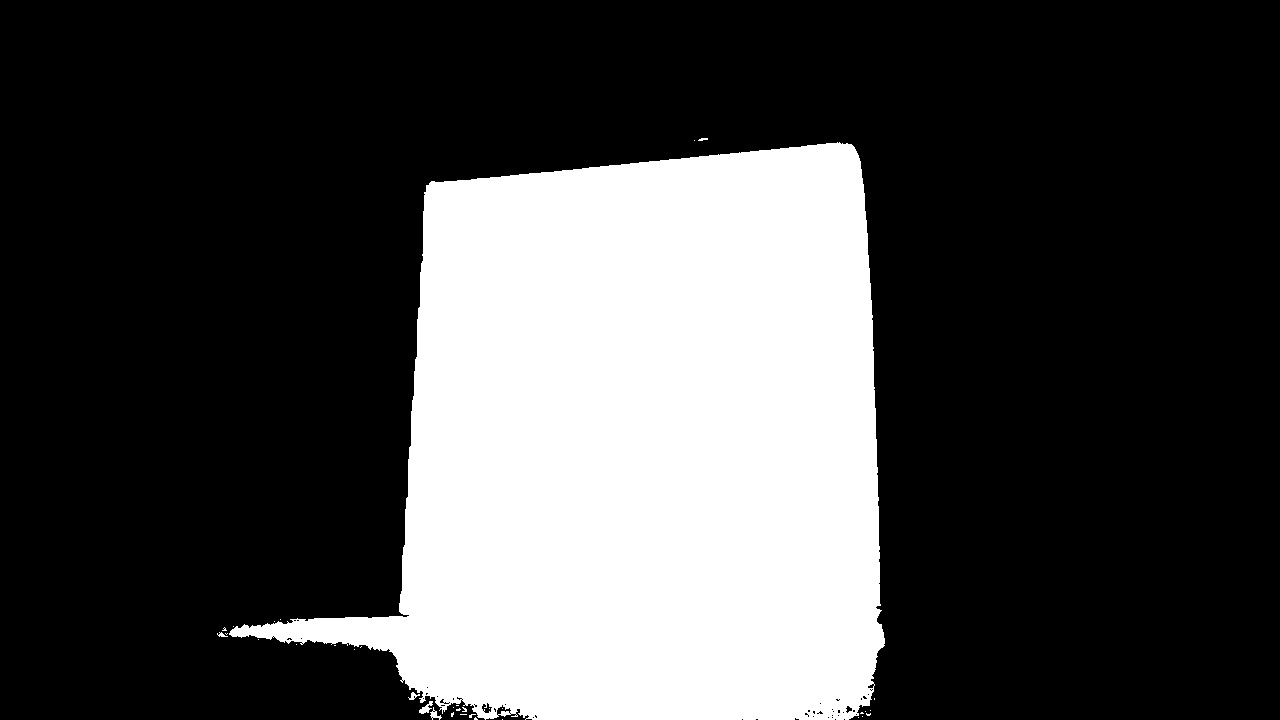
#> input picture Fg_mask.jpg, 1280 x 720 px, found by its file name
$ python ConvexHull.py
#> lines starting #> are read from the running program, lines starting #| are printed output that depends on the picture; after the words box and inside, x2 and y2 are one past the last pixel; in counts of white or black regions, pixels touching at a corner belong together
import cv2
import numpy as np
image=cv2.imread('fg_mask.jpg')
#> image is the input picture: shape (720, 1280, 3); min 0, max 255, mean 72
image = cv2.bitwise_not(image)
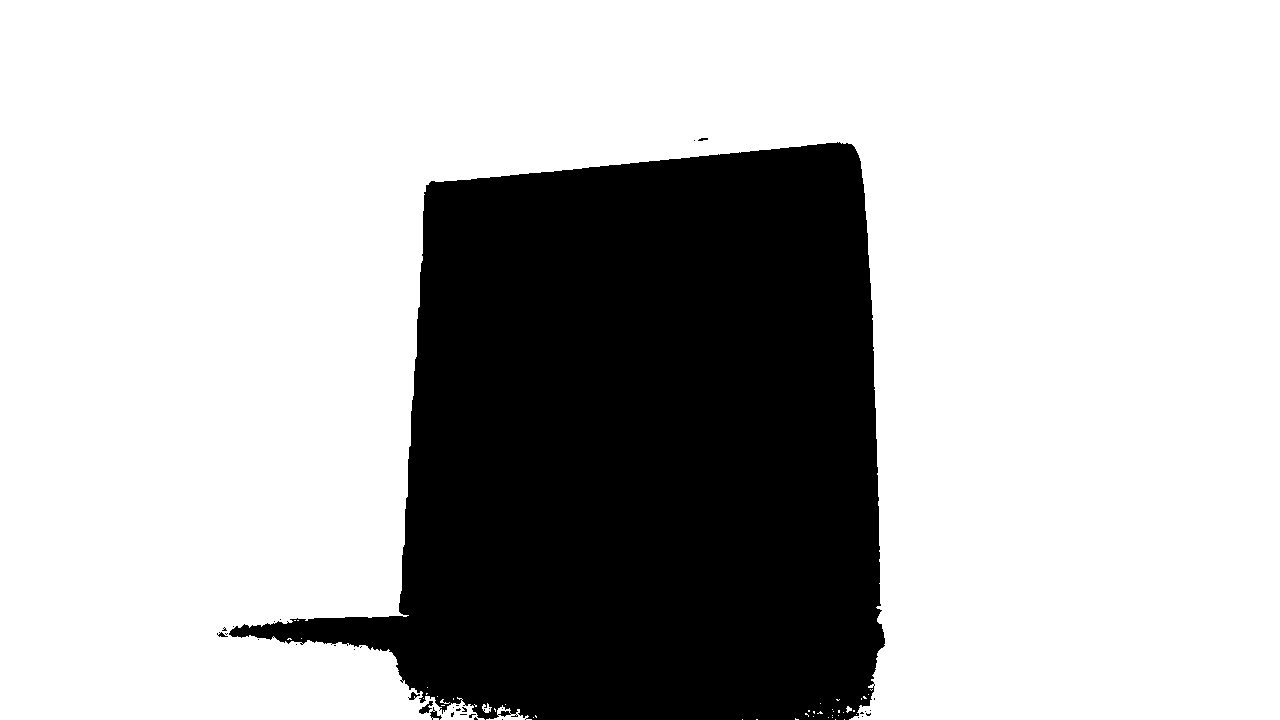
#> image: shape (720, 1280, 3); min 0, max 255, mean 183
gray=cv2.cvtColor(image,cv2.COLOR_BGR2GRAY)
cv2.imshow('original image',image)
cv2.waitKey(0)
ret, thresh=cv2.threshold(gray,176,255,0)
#> thresh: shape (720, 1280); 71.8% white; 35 black regions (29 under 20 px)
contours, hierarchy=cv2.findContours(thresh.copy(),cv2.RETR_LIST,cv2.CHAIN_APPROX_NONE)
#> contours = 99 contours, 89 with area under 20; largest, box (x1, y1, x2, y2) and area: (0, 0, 1280, 720) 658276, (486, 705, 532, 720) 210, (418, 700, 434, 715) 107, (408, 691, 421, 701) 58, (497, 710, 512, 718) 58
n=len(contours)-1
#> n = 98
# contours=sorted(contours,key=cv2.contourArea,reverse=False)[:n]
contours=sorted(contours,key=cv2.contourArea,reverse=True)[:10]
#> contours = 10 contours; largest, box (x1, y1, x2, y2) and area: (0, 0, 1280, 720) 658276, (486, 705, 532, 720) 210, (418, 700, 434, 715) 107, (408, 691, 421, 701) 58, (497, 710, 512, 718) 58
screenCnt = None
for c in contours:
	# approximate the contour
	peri = cv2.arcLength(c, True)
	approx = cv2.approxPolyDP(c, 0.015 * peri, True)
	# if our approximated contour has four points, then
	# we can assume that we have found our screen
	if len(approx) == 4:
		screenCnt = approx
		break
#> this loop made 10 passes
#> peri on passes 1 to 10: 5902.2, 142.3, 57.94, 40.63, 36.38, 42.38, 27.8, 25.9, 24.14, 22.49

cv2.drawContours(image,[screenCnt],0,(0,255,0),3)
# [5 lines of commented-out code are left out]

cv2.imshow('convex hull',image)
cv2.waitKey(0)
cv2.destroyAllWindows()
